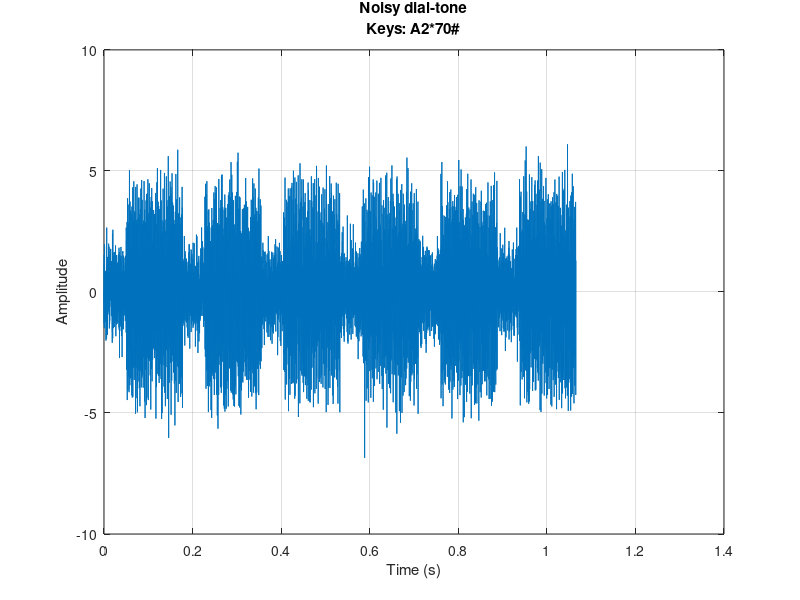

Source code (MATLAB):
clc, clearvars, close all

% Create a struct for dtmf keys and frequencies
dtmf.keys = ['1','2','3','A';
             '4','5','6','B';
             '7','8','9','C';
             '*','0','#','D'];
dtmf.colTones = ones(4,1)*[1209,1336,1477,1633];
dtmf.rowTones = [697;770;852;941]*ones(1,4);

% Set parameters
Fs = 8000;
t = (0:1:204*5)/Fs;
x = zeros(1, length(t));
x(1) = 1;

% Test keys
test_keys = 'A2*70#';

%% Generate touch-tone
tones = [];
for i = 1:numel(test_keys)
    % Create tone for each dialed key
    [r, c] = find(dtmf.keys == test_keys(i));
    tone = filter([0 sin(2*pi*dtmf.rowTones(r,c)/Fs)], [1 -2*cos(2*pi*dtmf.rowTones(r,c)/Fs) 1],x) + ...
           filter([0 sin(2*pi*dtmf.colTones(r,c)/Fs)], [1 -2*cos(2*pi*dtmf.colTones(r,c)/Fs) 1],x);
    
    % Combine all tones
    tones = [tones, zeros(1,400),tone];
end

% Scale the signal by a factor of 2
tones = (tones)*2;

%% Add white noise
tones = awgn(tones, 1);

% Display noisy signal
figure;
plot((0:length(tones)-1)/Fs, tones)
grid on
title({'Noisy dial-tone', ['Keys: ',test_keys]})
ylabel('Amplitude')
xlabel('Time (s)')

%% Filter Bank Approach as per Goertzel Algorithm
% To minimize the error between the original and the estimated frequencies, 
% truncate the tones keeping only 205 samples or 25.6 ms.
N = 205;

% Goertzel coefficients
q697 = [1 -2*cos(2*pi*18/N) 1];
q770 = [1 -2*cos(2*pi*20/N) 1];
q852 = [1 -2*cos(2*pi*22/N) 1];
q941 = [1 -2*cos(2*pi*24/N) 1];
q1209 = [1 -2*cos(2*pi*31/N) 1];
q1336 = [1 -2*cos(2*pi*34/N) 1];
q1477 = [1 -2*cos(2*pi*38/N) 1];
q1633 = [1 -2*cos(2*pi*42/N) 1];

% Frequency response of the filters
[w1, ~] = freqz([1 -exp(-2*pi*18/N)], q697, 512, Fs);
[w2, ~] = freqz([1 -exp(-2*pi*20/N)], q770, 512, Fs);
[w3, ~] = freqz([1 -exp(-2*pi*22/N)], q852, 512, Fs);
[w4, ~] = freqz([1 -exp(-2*pi*24/N)], q941, 512, Fs);
[w5, ~] = freqz([1 -exp(-2*pi*31/N)], q1209, 512, Fs);
[w6, ~] = freqz([1 -exp(-2*pi*34/N)], q1336, 512, Fs);
[w7, ~] = freqz([1 -exp(-2*pi*38/N)], q1477, 512, Fs);
[w8, f] = freqz([1 -exp(-2*pi*42/N)], q1633, 512, Fs);

%% DTMF Decoder
Decode_output = [];
for i = 0:(length(tones)/1421-1)
    % Select individual dialed digits, one at a time
    tone = tones(1+1421*i : 1421*(i+1));
    
    % Remove initial silence duration
    tone = tone(401:end);
    
    % Make it even-length array to avoid sampling errors
    yDTMF = [tone 0];
    
    % Filter each touch-tone frequency
    y697 = filter(1, q697, yDTMF);
    y770 = filter(1, q770, yDTMF);
    y852 = filter(1, q852, yDTMF);
    y941 = filter(1, q941, yDTMF);
    y1209 = filter(1, q1209, yDTMF);
    y1336 = filter(1, q1336, yDTMF);
    y1477 = filter(1, q1477, yDTMF);
    y1633 = filter(1, q1633, yDTMF);
    
    % Select freq-strengths using Goertzel algorithm
    freq_strength(1) = sqrt(y697(N+1)^2 + y697(N)^2 -2*cos(2*pi*18/N)*y697(N+1)*y697(N));
    freq_strength(2) = sqrt(y770(N+1)^2 + y770(N)^2 -2*cos(2*pi*20/N)*y770(N+1)*y770(N));
    freq_strength(3) = sqrt(y852(N+1)^2 + y852(N)^2 -2*cos(2*pi*22/N)*y852(N+1)*y852(N));
    freq_strength(4) = sqrt(y941(N+1)^2 + y941(N)^2 -2*cos(2*pi*24/N)*y941(N+1)*y941(N));
    freq_strength(5) = sqrt(y1209(N+1)^2 + y1209(N)^2 -2*cos(2*pi*31/N)*y1209(N+1)*y1209(N));
    freq_strength(6) = sqrt(y1336(N+1)^2 + y1336(N)^2 -2*cos(2*pi*34/N)*y1336(N+1)*y1336(N));
    freq_strength(7) = sqrt(y1477(N+1)^2 + y1477(N)^2 -2*cos(2*pi*38/N)*y1477(N+1)*y1477(N));
    freq_strength(8) = sqrt(y1633(N+1)^2 + y1633(N)^2 -2*cos(2*pi*42/N)*y1633(N+1)*y1633(N));
    
    % Scale within the range of [-1,1]
    freq_strength = 2*freq_strength/N;
    
    % Threshold
    threshold = sum(freq_strength)/4;
    
    % DTMF frequencies
    f = [697 770 852 941 1209 1336 1477 1633];
    
    % Frquency vector
    freq = [0  4000];
    
    % Update threshold on each iteration
    threshold = [threshold threshold];
    
    % Find indices where freq-strength is greater than threshold 
    idx = find(freq_strength > threshold(1));
    
    % Determine DTMF frequencies against max. indices found
    estimated_dtmf = f(idx);
    
    % Begin decoding the dominant frequencies
    switch estimated_dtmf(1)
        case {697}
            switch estimated_dtmf(2)
                case {1209}
                    output='1';
                case {1336}
                    output='2';
                case {1477}
                    output='3';
                case {1633}
                    output='A';
            end
        case {770}
            switch estimated_dtmf(2)
                case {1209}
                    output='4';
                case {1336}
                    output='5';
                case {1477}
                    output='6';
                case {1633}
                    output='B';
            end
        case {852}
            switch estimated_dtmf(2)
                case {1209}
                    output='7';
                case {1336}
                    output='8';
                case {1477}
                    output='9';
                case {1633}
                    output='C';
            end
        case {941}
            switch estimated_dtmf(2)
                case {1209}
                    output='*';
                case {1336}
                    output='0';
                case {1477}
                    output='#';
                case {1633}
                    output='D';
            end
    end
    
    % Decoded digits
    Decode_output = [Decode_output, output];
end

fprintf('Dialpad input: %s\n', test_keys)
fprintf('Decoded output: %s\n', Decode_output)
